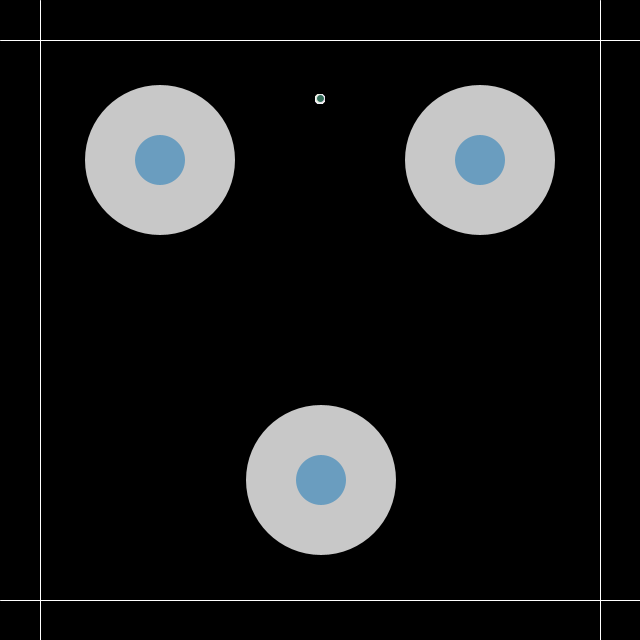
Frame 1 (no input)
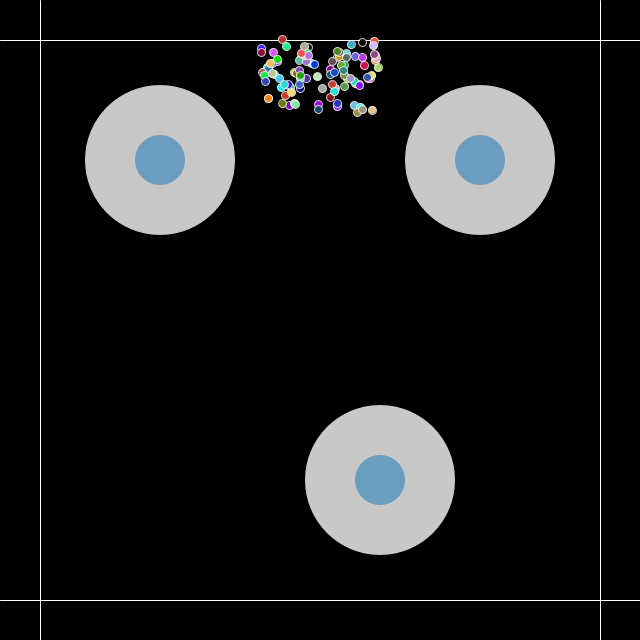
Frame 60 (the mouse pressed at the canvas centre just before this capture)
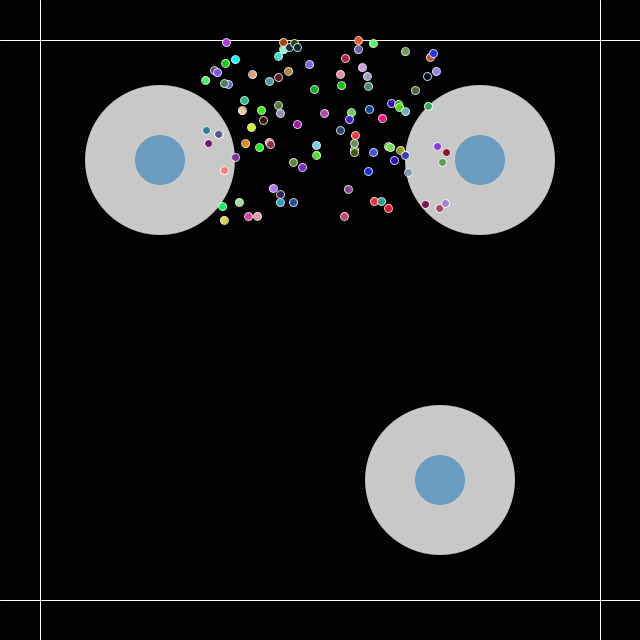
Frame 120 (the mouse held since frame 60 and released just before this capture)

The Processing sketch that drew these frames (run headless with seeded random() and noise(); from frame 60 on, the mouse is pressed at the canvas centre):

// Processing sketch: ParticleSim
// ── ParticleSim.pde
boolean showWalls = true;
boolean isForce = false;
float collisionForce = 0.5;
float repellorStrength = 0.0075; //higher is stronger

ParticleSystem ps;

void setup() {
  size(640,640);
  ps = new ParticleSystem(new PVector(width/2,100));
  ps.addRepellor(new PVector(width/4, height/4), false);
  ps.addRepellor(new PVector((width/4)*3, height/4), false);
  ps.addRepellor(new PVector(width/2, (height/4)*3), true);
  for (int i=0; i<100; i++)
  {
    ps.addParticle();
  }
}

void draw() {
  
  background(0);
  stroke(255);
  if (showWalls){
    line(0,600, 640,600); //Bottom Wall
    line(0,40, 640,40);  //Top Wall
    line(40,0, 40,640); //Left Wall
    line(600,0, 600,640); //Right Wall
  }
  ps.run();
}



// ── Particles.pde
// A class to describe a group of Particles
// An ArrayList is used to manage the list of Particles 
class ParticleSystem {
  ArrayList<Particle> particles;
  ArrayList<Repellor> repellors;
  PVector origin;

  ParticleSystem(PVector location) {
    origin = location.get();
    particles = new ArrayList<Particle>();
    repellors = new ArrayList<Repellor>();
  }

  void addParticle() {
    particles.add(new Particle(origin));
  }
  
  void addRepellor(PVector loc, boolean move) {
    repellors.add(new Repellor(loc, move)); 
  }

  void run() {
    for (int i = repellors.size()-1; i>=0; i--) {
      Repellor r = repellors.get(i);
      r.run(particles);
    }
    
    for (int i = particles.size()-1; i >= 0; i--) {
      Particle p = particles.get(i);
      p.run();
    }
  }
}

// A simple Particle class
class Particle {
  PVector location;
  PVector velocity;
  PVector acceleration;
  float lifespan;

  Particle(PVector l) {
    acceleration = new PVector(0,0.01); //Gravity
    velocity = new PVector(random(-1,1),random(-2,0));
    location = l.get();
    lifespan = 255.0;
  }

  void run() {
    update();
    display();
  }

  // Method to update location
  void update() {
    wallCheck();
    velocity.add(acceleration);
    location.add(velocity);
    lifespan -= 1.0;
  }

  // Method to display
  void display() {
    stroke(255, 200);
    fill(random(0,255),random(0,255),random(0,255));
    ellipse(location.x,location.y,8,8);
  }
  
  void addForce(PVector v){
    velocity.add(v);
  }
  
  void wallCheck(){
    if (location.y >= 600)
    {
      if (isForce) velocity.add(new PVector(0, -collisionForce));
      else velocity.set(velocity.x, -velocity.y);
    } 
    else if (location.y <= 40)
    {
      if (isForce) velocity.add(new PVector(0, collisionForce));
      else velocity.set(velocity.x, -velocity.y);
    }
    else if (location.x <= 40)
    {
      if (isForce) velocity.add(new PVector(collisionForce, 0));
      else velocity.set(-velocity.x, velocity.y);
    }
    else if (location.x >= 600)
    {
      if (isForce) velocity.add(new PVector(-collisionForce, 0));
      else velocity.set(-velocity.x, velocity.y);
    }
  }
  
  // Is the particle still useful?
  boolean isDead() {
    if (lifespan < 0.0) {
      return true;
    } else {
      return false;
    }
  }
}

class Repellor{
  PVector location;
  float forceRadius = 150;
  float radius = 50;
  boolean moving = false;
  boolean moveRight = true;

  Repellor(PVector l, boolean m) {
    location = l.get();
    moving = m;
  }

  void run(ArrayList<Particle> particles) {
    update(particles);
    display();
  }

  // move & Check each particle if its in range
  void update(ArrayList<Particle> particles) {
    if (moving){
      if (location.x <= width/6) moveRight = true;
      if (location.x >= (width/6)*5) moveRight = false;
      
      if (moveRight) location.x += 1;
      else location.x -= 1;
    }
    //Check each particle
    for (int i = particles.size()-1; i >= 0; i--) {
      Particle p = particles.get(i);
      float dist = PVector.dist(p.location, location);
      if (dist <= forceRadius/2)
      {
        PVector force = location.get();
        force.add(p.location.get());
        float invDistSq = 1 / (dist);
        force.mult(invDistSq * repellorStrength);
        p.addForce(force);
      }
    }
  }

  // Method to display
  void display() {
    stroke(255, 0);
    
    fill(255, 200);
    ellipse(location.x,location.y,forceRadius,forceRadius);
    
    fill(41, 128, 185, 150);
    ellipse(location.x,location.y,radius,radius);
  }
}
